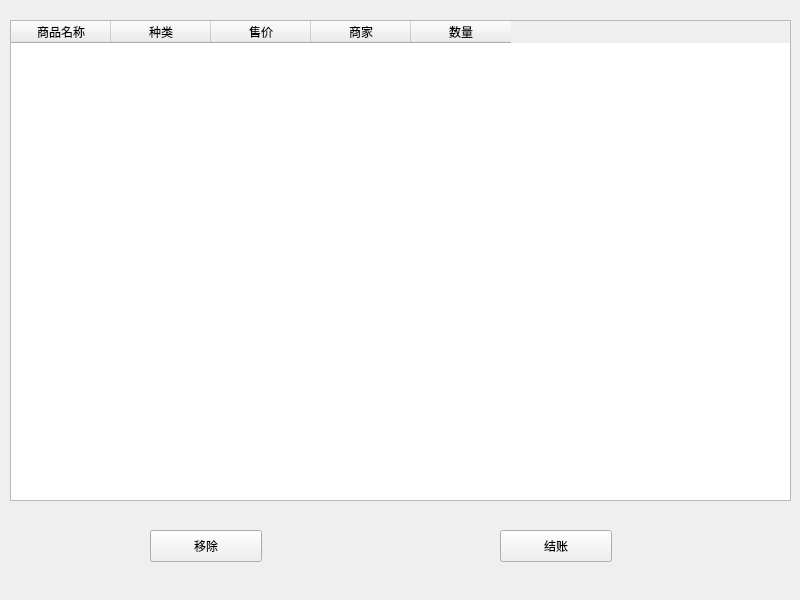
<?xml version="1.0" encoding="UTF-8"?>
<ui version="4.0">
 <class>cartWindow</class>
 <widget class="QWidget" name="cartWindow">
  <property name="geometry">
   <rect>
    <x>0</x>
    <y>0</y>
    <width>800</width>
    <height>600</height>
   </rect>
  </property>
  <property name="windowTitle">
   <string>购物车</string>
  </property>
  <widget class="QTableWidget" name="tableWidget">
   <property name="geometry">
    <rect>
     <x>10</x>
     <y>20</y>
     <width>781</width>
     <height>481</height>
    </rect>
   </property>
   <property name="focusPolicy">
    <enum>Qt::NoFocus</enum>
   </property>
   <property name="selectionMode">
    <enum>QAbstractItemView::SingleSelection</enum>
   </property>
   <property name="selectionBehavior">
    <enum>QAbstractItemView::SelectRows</enum>
   </property>
   <attribute name="verticalHeaderVisible">
    <bool>false</bool>
   </attribute>
   <attribute name="verticalHeaderCascadingSectionResizes">
    <bool>true</bool>
   </attribute>
   <column>
    <property name="text">
     <string>商品名称</string>
    </property>
   </column>
   <column>
    <property name="text">
     <string>种类</string>
    </property>
   </column>
   <column>
    <property name="text">
     <string>售价</string>
    </property>
   </column>
   <column>
    <property name="text">
     <string>商家</string>
    </property>
   </column>
   <column>
    <property name="text">
     <string>数量</string>
    </property>
   </column>
  </widget>
  <widget class="QPushButton" name="delButton">
   <property name="geometry">
    <rect>
     <x>150</x>
     <y>530</y>
     <width>112</width>
     <height>32</height>
    </rect>
   </property>
   <property name="text">
    <string>移除</string>
   </property>
  </widget>
  <widget class="QPushButton" name="purchaseButton">
   <property name="geometry">
    <rect>
     <x>500</x>
     <y>530</y>
     <width>112</width>
     <height>32</height>
    </rect>
   </property>
   <property name="text">
    <string>结账</string>
   </property>
  </widget>
 </widget>
 <resources/>
 <connections/>
</ui>
